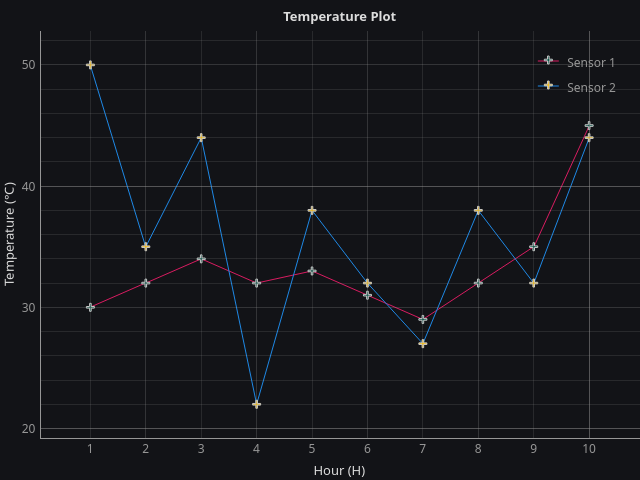

Python code for this plot:
#!/usr/bin/env python
# File: pyqtplot10.py
# Name: D.Saravanan
# Date: 16/07/2023

""" Script to create plot using the PlotWidget in PyQtGraph """

import sys

import pyqtgraph as pg
from PyQt6 import QtCore, QtWidgets


class MainWindow(QtWidgets.QMainWindow):
    """Subclass of QMainWindow to customize application's main window."""

    def __init__(self):
        super().__init__()

        # set the size parameters (width, height) pixels
        self.setFixedSize(QtCore.QSize(640, 480))

        # set the central widget of the window
        self.graphWidget = pg.PlotWidget()
        self.setCentralWidget(self.graphWidget)

        # set the background color using hex notation #121317 as string
        self.graphWidget.setBackground("#121317")

        # set the main plot title, text color, text size, text weight, text style
        self.graphWidget.setTitle(
            "Temperature Plot", color="#dcdcdc", size="10pt", bold=True, italic=False
        )

        # set the axis labels (position and text), style parameters
        styles = {"color": "#dcdcdc", "font-size": "10pt"}
        self.graphWidget.setLabel(
            "left", "Temperature", units="\N{DEGREE SIGN}C", **styles
        )
        self.graphWidget.setLabel("bottom", "Hour", units="H", **styles)

        # set the legend which represents given line
        self.graphWidget.addLegend(offset=(-10, 10))

        # set the background grid for both the x and y axis
        self.graphWidget.showGrid(x=True, y=True)

        # set the axis limits within the specified ranges and padding
        self.graphWidget.setXRange(1, 10, padding=0.1)
        self.graphWidget.setYRange(22, 50, padding=0.1)

    def graphPlot(self, abscissa, ordinate, legend, lcolor, scolor):
        """plot data: abscissa, ordinate values with lines
        drawn using Qt's QPen types & marker '+'"""

        # set the line color in 3-tuple of int values, line width in pixels, line style
        lvalue = pg.mkPen(color=lcolor, width=1, style=QtCore.Qt.PenStyle.SolidLine)

        self.graphWidget.plot(
            abscissa,
            ordinate,
            name=legend,
            pen=lvalue,
            symbol="+",
            symbolSize=8,
            symbolBrush=(scolor),
        )


def main():
    """Need one (and only one) QApplication instance per application.
    Pass in sys.argv to allow command line arguments for the application.
    If no command line arguments than QApplication([]) is required."""
    app = QtWidgets.QApplication(sys.argv)

    hour = [1, 2, 3, 4, 5, 6, 7, 8, 9, 10]
    temperature_1 = [30, 32, 34, 32, 33, 31, 29, 32, 35, 45]
    temperature_2 = [50, 35, 44, 22, 38, 32, 27, 38, 32, 44]

    # an instance of the class MainWindow
    window = MainWindow()
    window.graphPlot(hour, temperature_1, "Sensor 1", "#d81b60", "#004d40")
    window.graphPlot(hour, temperature_2, "Sensor 2", "#1e88e5", "#ffc107")
    window.show()  # windows are hidden by default

    sys.exit(app.exec())  # start the event loop


if __name__ == "__main__":
    main()
